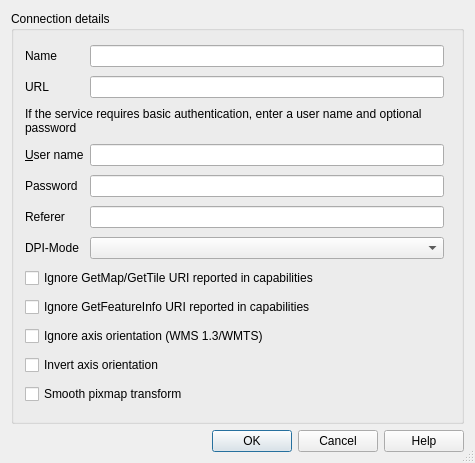
<?xml version="1.0" encoding="UTF-8"?>
<ui version="4.0">
 <class>QgsNewHttpConnectionBase</class>
 <widget class="QDialog" name="QgsNewHttpConnectionBase">
  <property name="geometry">
   <rect>
    <x>0</x>
    <y>0</y>
    <width>475</width>
    <height>463</height>
   </rect>
  </property>
  <property name="windowTitle">
   <string>Create a new WMS connection</string>
  </property>
  <property name="sizeGripEnabled">
   <bool>true</bool>
  </property>
  <property name="modal">
   <bool>true</bool>
  </property>
  <layout class="QGridLayout" name="gridLayout">
   <item row="2" column="0">
    <widget class="QDialogButtonBox" name="buttonBox">
     <property name="standardButtons">
      <set>QDialogButtonBox::Cancel|QDialogButtonBox::Help|QDialogButtonBox::Ok</set>
     </property>
    </widget>
   </item>
   <item row="0" column="0">
    <widget class="QGroupBox" name="mGroupBox">
     <property name="title">
      <string>Connection details</string>
     </property>
     <layout class="QGridLayout">
      <item row="8" column="0">
       <widget class="QLabel" name="lblDpiMode">
        <property name="text">
         <string>DPI-Mode</string>
        </property>
        <property name="buddy">
         <cstring>cmbDpiMode</cstring>
        </property>
       </widget>
      </item>
      <item row="1" column="0">
       <widget class="QLabel" name="TextLabel1">
        <property name="text">
         <string>URL</string>
        </property>
        <property name="margin">
         <number>5</number>
        </property>
        <property name="buddy">
         <cstring>txtUrl</cstring>
        </property>
       </widget>
      </item>
      <item row="4" column="0" colspan="3">
       <widget class="QLabel" name="label">
        <property name="sizePolicy">
         <sizepolicy hsizetype="Minimum" vsizetype="Fixed">
          <horstretch>0</horstretch>
          <verstretch>0</verstretch>
         </sizepolicy>
        </property>
        <property name="text">
         <string>If the service requires basic authentication, enter a user name and optional password</string>
        </property>
        <property name="textFormat">
         <enum>Qt::PlainText</enum>
        </property>
        <property name="wordWrap">
         <bool>true</bool>
        </property>
       </widget>
      </item>
      <item row="6" column="0">
       <widget class="QLabel" name="label_3">
        <property name="text">
         <string>Password</string>
        </property>
        <property name="buddy">
         <cstring>txtPassword</cstring>
        </property>
       </widget>
      </item>
      <item row="5" column="0">
       <widget class="QLabel" name="label_2">
        <property name="text">
         <string>&amp;User name</string>
        </property>
        <property name="buddy">
         <cstring>txtUserName</cstring>
        </property>
       </widget>
      </item>
      <item row="0" column="0">
       <widget class="QLabel" name="TextLabel1_2">
        <property name="text">
         <string>Name</string>
        </property>
        <property name="wordWrap">
         <bool>true</bool>
        </property>
        <property name="margin">
         <number>5</number>
        </property>
        <property name="buddy">
         <cstring>txtName</cstring>
        </property>
       </widget>
      </item>
      <item row="0" column="1">
       <widget class="QLineEdit" name="txtName">
        <property name="minimumSize">
         <size>
          <width>0</width>
          <height>0</height>
         </size>
        </property>
        <property name="toolTip">
         <string>Name of the new connection</string>
        </property>
        <property name="frame">
         <bool>true</bool>
        </property>
       </widget>
      </item>
      <item row="1" column="1">
       <widget class="QLineEdit" name="txtUrl">
        <property name="toolTip">
         <string>HTTP address of the Web Map Server</string>
        </property>
       </widget>
      </item>
      <item row="5" column="1">
       <widget class="QLineEdit" name="txtUserName"/>
      </item>
      <item row="6" column="1">
       <widget class="QLineEdit" name="txtPassword">
        <property name="echoMode">
         <enum>QLineEdit::Password</enum>
        </property>
       </widget>
      </item>
      <item row="13" column="0" colspan="2">
       <widget class="QCheckBox" name="cbxIgnoreGetFeatureInfoURI">
        <property name="text">
         <string>Ignore GetFeatureInfo URI reported in capabilities</string>
        </property>
       </widget>
      </item>
      <item row="12" column="0" colspan="2">
       <widget class="QCheckBox" name="cbxIgnoreGetMapURI">
        <property name="text">
         <string>Ignore GetMap/GetTile URI reported in capabilities</string>
        </property>
       </widget>
      </item>
      <item row="14" column="0" colspan="2">
       <widget class="QCheckBox" name="cbxIgnoreAxisOrientation">
        <property name="text">
         <string>Ignore axis orientation (WMS 1.3/WMTS)</string>
        </property>
       </widget>
      </item>
      <item row="15" column="0" colspan="2">
       <widget class="QCheckBox" name="cbxInvertAxisOrientation">
        <property name="text">
         <string>Invert axis orientation</string>
        </property>
       </widget>
      </item>
      <item row="16" column="0" colspan="2">
       <widget class="QCheckBox" name="cbxSmoothPixmapTransform">
        <property name="text">
         <string>Smooth pixmap transform</string>
        </property>
       </widget>
      </item>
      <item row="7" column="1">
       <widget class="QLineEdit" name="txtReferer"/>
      </item>
      <item row="7" column="0">
       <widget class="QLabel" name="lblReferer">
        <property name="text">
         <string>Referer</string>
        </property>
        <property name="buddy">
         <cstring>txtReferer</cstring>
        </property>
       </widget>
      </item>
      <item row="8" column="1">
       <widget class="QComboBox" name="cmbDpiMode"/>
      </item>
     </layout>
    </widget>
   </item>
  </layout>
 </widget>
 <layoutdefault spacing="6" margin="11"/>
 <tabstops>
  <tabstop>txtName</tabstop>
  <tabstop>txtUrl</tabstop>
  <tabstop>txtUserName</tabstop>
  <tabstop>txtPassword</tabstop>
  <tabstop>txtReferer</tabstop>
  <tabstop>cmbDpiMode</tabstop>
  <tabstop>cbxIgnoreGetMapURI</tabstop>
  <tabstop>cbxIgnoreGetFeatureInfoURI</tabstop>
  <tabstop>cbxIgnoreAxisOrientation</tabstop>
  <tabstop>cbxInvertAxisOrientation</tabstop>
  <tabstop>cbxSmoothPixmapTransform</tabstop>
  <tabstop>buttonBox</tabstop>
 </tabstops>
 <resources/>
 <connections>
  <connection>
   <sender>buttonBox</sender>
   <signal>accepted()</signal>
   <receiver>QgsNewHttpConnectionBase</receiver>
   <slot>accept()</slot>
   <hints>
    <hint type="sourcelabel">
     <x>421</x>
     <y>453</y>
    </hint>
    <hint type="destinationlabel">
     <x>430</x>
     <y>98</y>
    </hint>
   </hints>
  </connection>
  <connection>
   <sender>buttonBox</sender>
   <signal>rejected()</signal>
   <receiver>QgsNewHttpConnectionBase</receiver>
   <slot>reject()</slot>
   <hints>
    <hint type="sourcelabel">
     <x>330</x>
     <y>453</y>
    </hint>
    <hint type="destinationlabel">
     <x>426</x>
     <y>38</y>
    </hint>
   </hints>
  </connection>
 </connections>
</ui>
